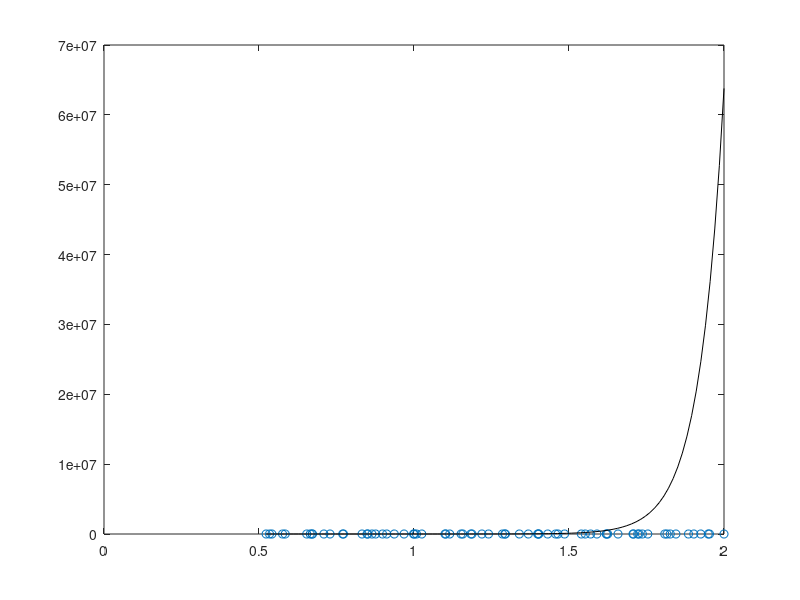

This figure's MATLAB source:
%Preston Stringham and River Griffin

data = [0.5339 0.5229 0.5418 0.5760 0.5845 0.6540 0.6725 0.6653 0.6712 0.7093 0.7291 0.7725 0.7701 0.8323 0.8511 0.8761 0.8484 0.8644 0.9363 0.8985 0.9118    0.9679 1.0251    0.9986    1.0011    1.0079    1.1152    1.1027    1.1000    1.1518    1.1871    1.1574    1.2190 1.1836    1.2931    1.2854    1.2404    1.2949    1.3398    1.3990    1.3688    1.4027    1.4312    1.4856 1.4011    1.4568    1.4644    1.5399    1.5900    1.5526    1.6209    1.5696    1.6247    1.6207    1.7217 1.7082    1.7542    1.6581    1.7064    1.8090    1.7367    1.7259    1.8160    1.9249    1.8267    1.9026 1.8854    1.8449    1.9531    2.0000    1.9492; 0.5529    0.6656    0.6072    0.6820    0.7105    0.8837    1.0083    0.9619    0.8721    1.0101    1.1522 1.2175    1.3261    1.7289    1.7241    1.8020    1.6824    1.6731    1.9439    1.6780    1.9609    2.0238 2.1408    2.2770    1.9105    1.9981    2.7431    2.5484    2.5999    2.7110    3.4514    2.9125    3.3270 2.7834    3.7315    3.8573    3.7633    3.7376    4.4106    4.8815    3.9071    4.3407    4.9157    4.5416 4.2764    4.8010    5.2473    5.2062    6.3385    6.0602    6.1236    5.4844    5.6575    6.3688    6.5789 6.3366    6.9248    6.3436    7.1179    8.6254    7.1752    6.6326    7.6959    9.4759    8.4690    8.6302 8.7458    8.9846    9.5901   10.4433    9.0034 ];

px = data(1,:);
py = data(2,:);
plot(px',py','o')
hold on

%{ line of best fit:
%a1 = fit_line(px',py');
%fprintf('line: %f + %f * x\n',a1(1),a1(2))
%x1 = linspace(min(px),max(px),100);
%y1 = a1(1) + a1(2).*x1;
%plot(x1,y1,'-k')


% exponential of best fit:
A = [data(:,1).^0, data(:,1).^1];
b = log(data(:,2));
[Q,R] = qr(A,0)
a2 = R \ (Q'*b)
fprintf('line: %f + %f * x\n',a2(1),a2(2))
x2 = linspace(min(px),max(px),100);
y2 = exp(a2(1)) * exp(a2(2).*x2);
plot(x2,y2,'-k')